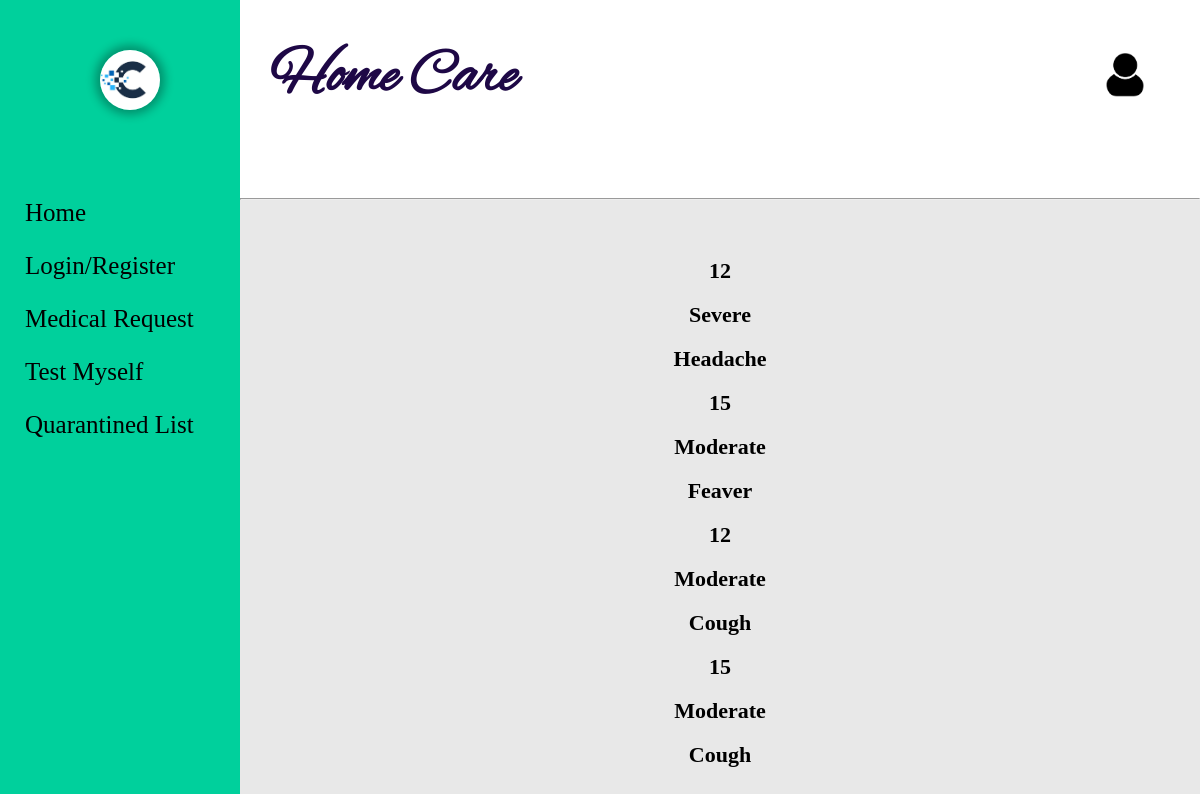
The app's page /ViewRequest.php, older data.
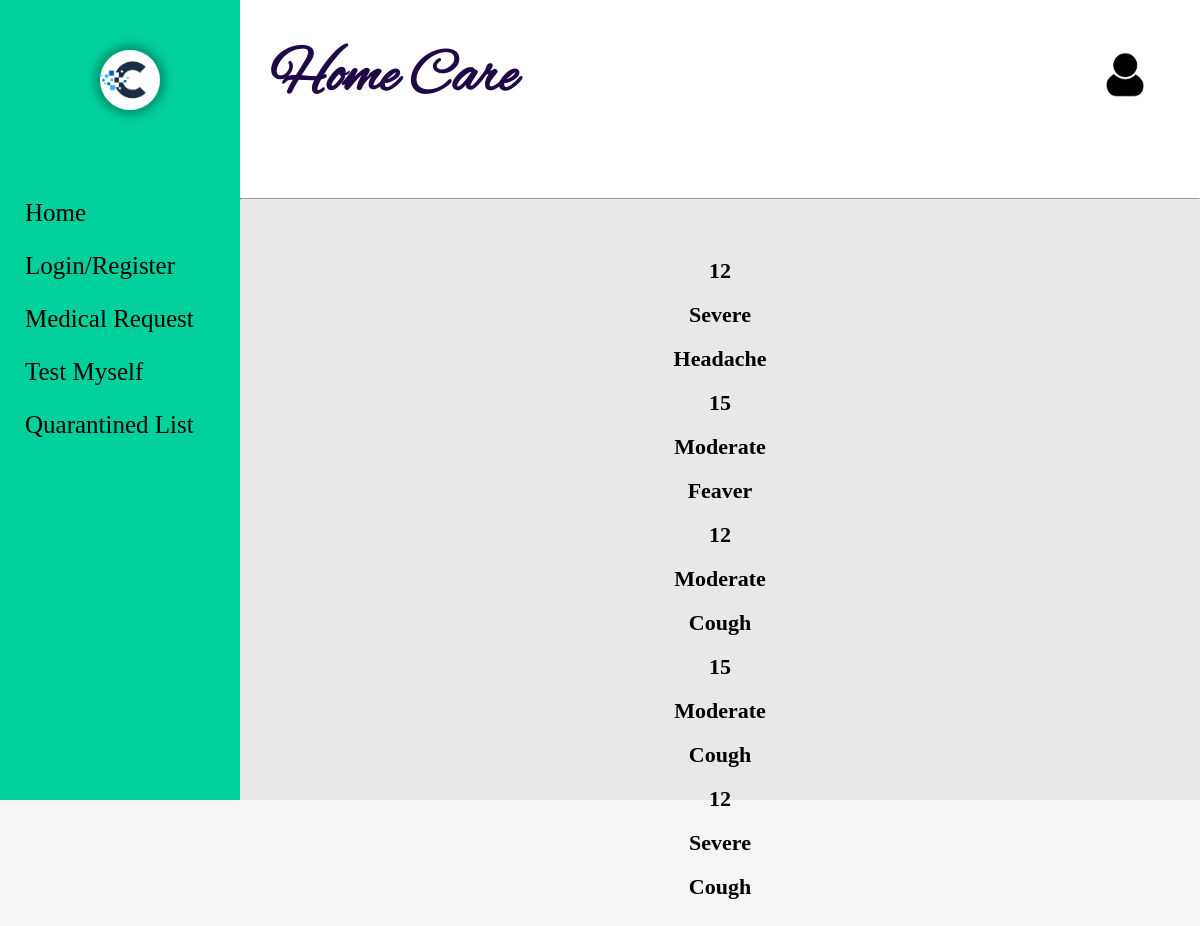
The same page, newer data.
### tables this page shows
CREATE TABLE `mrequest` (
  `MR_id` int(5) NOT NULL,
  `L_id` int(5) NOT NULL,
  `Reason` varchar(20) NOT NULL,
  `Urgency` varchar(10) NOT NULL,
  `Date` varchar(12) NOT NULL,
  `status` tinyint(1) NOT NULL DEFAULT 1
);

### ViewRequest.php (the view, shortened to what this page needs)
<!DOCTYPE html>
<html lang="en">
<head>
	<link rel="stylesheet" type="text/css" href="css\registration.css" />
</head>
<body>
<?php require("Leftbar.php"); ?>
<div class="right_cont" style="{background-color: rgb(232, 232, 232);}">
	<?php require("Topbar.php"); ?>
	<center>
    <form >
	<?php
					$con=mysqli_connect("localhost","root","","care_app")or die("couldn't connect");
					$query="select * from mrequest";
					$result =mysqli_query($con,$query);
					while($row=mysqli_fetch_array($result))
					{?>
						<h2><?php echo $row['L_id'] ?></h2><br>
						<h2><?php echo $row['Urgency'] ?></h2><br>
						<h2><?php echo $row['Reason'] ?></h2><br>
					<?php
					}
				?>
        <br>
	</form>
</center>
	</div>
</body>
</html>

Row changes from the older to the newer data that the page shows:
added mrequest: L "12", Urgency "Severe", Reason "Cough"
